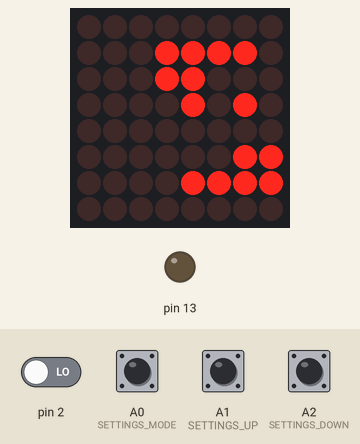
Simulated run of this sketch. Board: Arduino Uno, built with avr-gcc and run on an emulated ATmega328P. On the bench: 8×8 LED matrix, output pins drawn as LEDs (lit = HIGH). Wiring (inferred from the names in the program): DS3231 clock at I2C address 0x68. The inputs (shaded band) are chosen by the test bench; at power-on: A0 (SETTINGS_MODE), A1 (SETTINGS_UP), A2 (SETTINGS_DOWN) HIGH, pin 2 LOW. The local clock reads 2024-03-15 10:24:30 at power-on unless the sketch sets it.

Above: at 1.2 s.
1.3 s: A0 (SETTINGS_MODE) pulled LOW for 3.2 s
At 5.2 s:
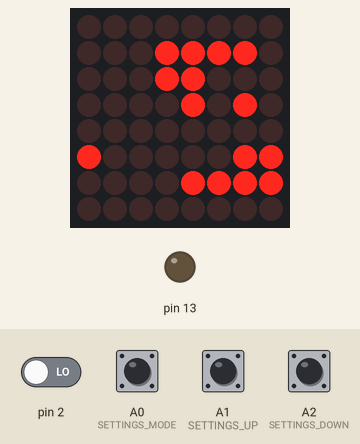
6.0 s: A1 (SETTINGS_UP) pulled LOW for 1 s
At 7.9 s:
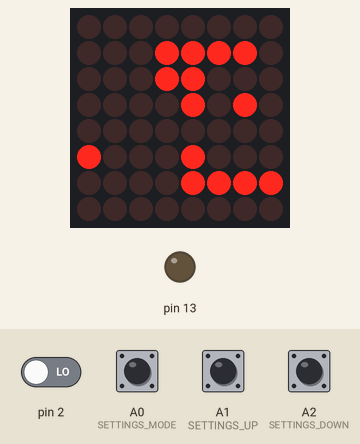
8.5 s: A0 (SETTINGS_MODE) pulled LOW for 0.15 s
At 9.1 s:
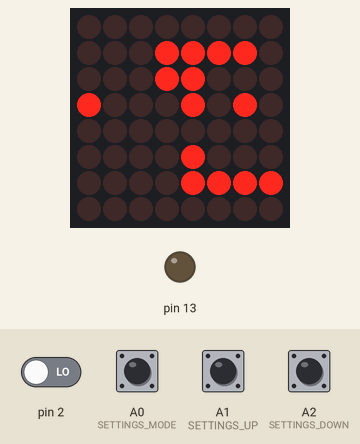
10.2 s: A2 (SETTINGS_DOWN) pulled LOW for 0.15 s
At 11.5 s:
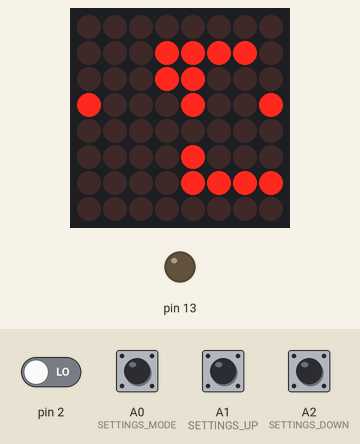
11.9 s: A2 (SETTINGS_DOWN) pulled LOW for 1 s
At 13.5 s:
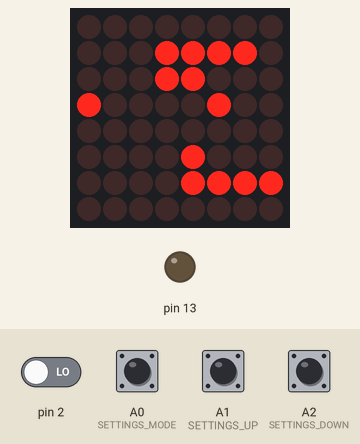
14.4 s: A0 (SETTINGS_MODE) pulled LOW for 1 s
At 16.7 s:
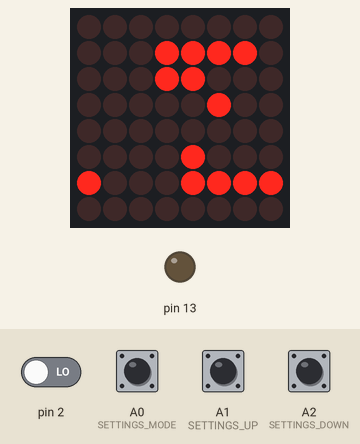
Timing chart, 0 to 17.9 s (numbered marks = the images above; inputs shaded):
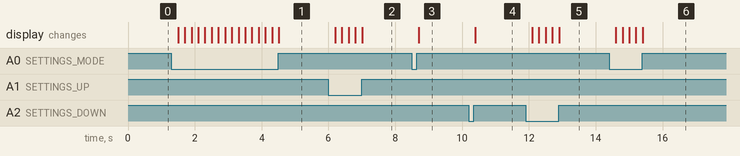

The sketch:

binary_clock.ino
```cpp
#include <Wire.h>
#include "LedControlMS.h"

// Кнопки настроек
#define SETTINGS_MODE A0  // Выбор режима
#define SETTINGS_UP A1    // Вверх
#define SETTINGS_DOWN  A2 // Вниз

// Адрес модуля ds3231 на шине I2C
#define DS3231_I2C_ADDRESS 0x68

// Объект для работы со светодиодной матрицей
/*
 * Подключение
 * DIN - 12
 * CS  - 11
 * CLK - 10
 */
LedControl lc = LedControl(12,10,11,1);

// Режимы настроек
enum Setting
{
  sSET_DAY = 1,
  sSET_MONTH = 2,
  sSET_HOUR = 3,
  sSET_MINUTE = 4,
  sSET_SHOW_SECONDS = 5,
  sSET_BRIGHTNESS = 6
};

// Столбцы на светодиодной матрице для отображения
// того или иного параметра времени
enum LcRow
{
  lrSECOND = 1,
  lrMINUTE = 2,
  lrHOUR = 3,
  lrMONTH = 5,
  lrDAY = 6
};

boolean settingsMode = false;   // Находимся ли в режиме настроек
byte currentSetting = 0;        // Текущий режим настроек (enum Setting)
byte showSeconds = 0xFF;        // Показывать ли секунды
byte brightness = 5;            // Яркость, от 0 до 8

// Текущее время
struct Time
{
  byte second;        // 0-59
  byte minute;        // 0-59
  byte hour;          // 1-23
  byte dayOfWeek;     // 1-7
  byte dayOfMonth;    // 1-28/29/30/31
  byte month;         // 1-12
  byte year;
} time_;

// Функции перевода чисел для работы с модулем RTC
byte decToBcd(byte val){
  return ( (val/10*16) + (val%10) );
}

byte bcdToDec(byte val){
  return ( (val/16*10) + (val%16) );
}

// Установка времени в модуль RTC DS3231
void setDateDs3231(Time t)
{
   Wire.beginTransmission(DS3231_I2C_ADDRESS);
   Wire.write(0);
   Wire.write(decToBcd(t.second));
   Wire.write(decToBcd(t.minute));
   Wire.write(decToBcd(t.hour));
   Wire.write(decToBcd(t.dayOfWeek));
   Wire.write(decToBcd(t.dayOfMonth));
   Wire.write(decToBcd(t.month));
   Wire.write(decToBcd(t.year));
   Wire.endTransmission();
}

// Получение текущего времени из модуля RTC
void getDateDs3231(Time& t)
{
  Wire.beginTransmission(DS3231_I2C_ADDRESS);
  Wire.write(0);
  Wire.endTransmission();

  Wire.requestFrom(DS3231_I2C_ADDRESS, 7);

  t.second     = bcdToDec(Wire.read() & 0x7f);
  t.minute     = bcdToDec(Wire.read());
  t.hour       = bcdToDec(Wire.read() & 0x3f);
  t.dayOfWeek  = bcdToDec(Wire.read());
  t.dayOfMonth = bcdToDec(Wire.read());
  t.month      = bcdToDec(Wire.read());
  t.year       = bcdToDec(Wire.read());
}

//включает выход SQW в DS3231, который вроде выключен по умолчанию
void setINT()
{
  Wire.beginTransmission(DS3231_I2C_ADDRESS);
  Wire.write(0x0E);
  Wire.write(0x0);
  Wire.endTransmission();
}

// Первоначальная настройка светодиодной матрицы
void setupMatrix() {
  lc.shutdown(0, false);          // Включаем матрицу
  lc.setIntensity(0, brightness); // Устанавливаем яркость
  lc.clearDisplay(0);             // Очищаем дисплей
}

// Обновлять дисплей будем раз в секунду по прерыванию с ds3231
volatile bool needToUpdate = true;

void changeUpdate() {
  needToUpdate = true;
}

// Отображаем текущее время на матрице
void showDateTime(Time t)
{
  lc.setRow(0, lrSECOND, t.second & showSeconds);
  lc.setRow(0, lrMINUTE, t.minute);
  lc.setRow(0, lrHOUR, t.hour);

  lc.setRow(0, lrMONTH, t.month);
  lc.setRow(0, lrDAY, t.dayOfMonth);
}

// Обновление времени на матрице
void updateTime()
{
  // Выключим обновление на следующий такт цикла - будем ждать прерывания
  needToUpdate = false;
  // Читаем время из модуля
  getDateDs3231(time_);
  // И показываем его
  showDateTime(time_);
}

// Как будут отображаться настройки для того или иного режима
// В текущей реализации - показыватся точечка в самом верху
// над тем параметром, который изменяем
void showSettings( byte setting_mode )
{
  switch( setting_mode )
  {
    case sSET_DAY:
      lc.setRow(0, lrSECOND, time_.second & showSeconds);
      lc.setRow(0, lrMINUTE, time_.minute);
      lc.setRow(0, lrHOUR, time_.hour);

      lc.setRow(0, lrMONTH, time_.month);
      lc.setRow(0, lrDAY, time_.dayOfMonth | 0x80);
      break;
    case sSET_MONTH:
      lc.setRow(0, lrSECOND, time_.second & showSeconds);
      lc.setRow(0, lrMINUTE, time_.minute);
      lc.setRow(0, lrHOUR, time_.hour);

      lc.setRow(0, lrMONTH, time_.month | 0x80);
      lc.setRow(0, lrDAY, time_.dayOfMonth);
      break;
    case sSET_HOUR:
      lc.setRow(0, lrSECOND, time_.second & showSeconds);
      lc.setRow(0, lrMINUTE, time_.minute);
      lc.setRow(0, lrHOUR, time_.hour | 0x80);

      lc.setRow(0, lrMONTH, time_.month);
      lc.setRow(0, lrDAY, time_.dayOfMonth);
      break;
    case sSET_MINUTE:
      lc.setRow(0, lrSECOND, time_.second & showSeconds);
      lc.setRow(0, lrMINUTE, time_.minute | 0x80);
      lc.setRow(0, lrHOUR, time_.hour);

      lc.setRow(0, lrMONTH, time_.month);
      lc.setRow(0, lrDAY, time_.dayOfMonth);
      break;
    case sSET_SHOW_SECONDS:
      lc.setRow(0, lrSECOND, time_.second  & showSeconds | 0x80);
      lc.setRow(0, lrMINUTE, time_.minute);
      lc.setRow(0, lrHOUR, time_.hour);

      lc.setRow(0, lrMONTH, time_.month);
      lc.setRow(0, lrDAY, time_.dayOfMonth);
      break;
    case sSET_BRIGHTNESS:
      // Для изменения яркости зальём все пиксели
      for( byte i = 0; i < 8; i++ )
        lc.setRow(0, i, 0xFF);
      break;
  }
}

// Увеличение значения параметра
void upSetting( byte setting )
{
  switch( setting )
  {
    case sSET_DAY:
      time_.dayOfMonth++;
      if( time_.dayOfMonth > 31 )
        time_.dayOfMonth = 1;
      break;
    case sSET_MONTH:
      time_.month++;
      if( time_.month > 12 )
        time_.month = 1;
      break;
    case sSET_HOUR:
      time_.hour++;
      if( time_.hour > 23 )
        time_.hour = 0;
      break;
    case sSET_MINUTE:
      time_.minute++;
      if( time_.minute > 59 )
        time_.minute = 0;
      break;
    case sSET_SHOW_SECONDS:
      if( showSeconds == 0xFF ) showSeconds = 0x00;
      else showSeconds = 0xFF;
      break;
    case sSET_BRIGHTNESS:
      if( brightness <= 8 ) brightness++;
      lc.setIntensity(0, brightness);
      break;
  }
}

// Уменьшение значения параметра
void downSetting( byte setting )
{
  switch( setting )
  {
    case sSET_DAY:
      time_.dayOfMonth--;
      if( time_.dayOfMonth < 1 )
        time_.dayOfMonth = 31;
      break;
    case sSET_MONTH:
      time_.month--;
      if( time_.month < 1 )
        time_.month = 12;
      break;
    case sSET_HOUR:
      time_.hour--;
      if( time_.hour > 0x90 )
        time_.hour = 23;
      break;
    case sSET_MINUTE:
      time_.minute--;
      if( time_.minute > 0x90 )
        time_.minute = 59;
      break;
    case sSET_SHOW_SECONDS:
      if( showSeconds == 0xFF ) showSeconds = 0x00;
      else showSeconds = 0xFF;
      break;
    case sSET_BRIGHTNESS:
      if( brightness > 0 ) brightness--;
      lc.setIntensity(0,brightness);
      break;
  }
}

// Настройка
void setup() {
  Wire.begin();
  pinMode(13, OUTPUT);
  pinMode(SETTINGS_MODE, INPUT_PULLUP);
  pinMode(SETTINGS_UP, INPUT_PULLUP);
  pinMode(SETTINGS_DOWN, INPUT_PULLUP);

  setINT();         // Настроим модуль RTC
  setupMatrix();    // Настроим матрицу
  // Подключим обработчик прерывания с RTC модуля
  attachInterrupt(0, changeUpdate, RISING);
}

void loop(){
  if( needToUpdate && !settingsMode )
    updateTime();

  // Нажатие на кнопку выбора режима
  if( !digitalRead(SETTINGS_MODE) )
  {
    delay(200);
    settingsMode = true;
    // Переходим от одного пункта к другому
    if( currentSetting < sSET_BRIGHTNESS )
      currentSetting++;
    // Если прошли последний - запишем время в модуль DS3231
    // (вдруг изменили в режиме настроек)
    // и выйдем из режима настроек
    else
    {
      setDateDs3231(time_);
      currentSetting = 0;
      settingsMode = false;
      lc.clearDisplay(0);
    }
  }

  // Режим настроек
  if( settingsMode )
  {
    showSettings( currentSetting );
    // Нажатие кнопки вверх
    if( !digitalRead(SETTINGS_UP) )
    {
      upSetting( currentSetting );
      delay(200);
    }
    // Нажатие кнопки вниз
    if( !digitalRead(SETTINGS_DOWN) )
    {
      downSetting( currentSetting );
      delay(200);
    }
  }
}
```

Measured:
- after the input at 1.3 s, the display: first changes after 0.20 s (image 1 shows a later state)
- after the input at 6.0 s, the display: first changes after 0.20 s (image 2 shows a later state)
- after the input at 8.5 s, the display: changes after 0.20 s (image 3)
- after the input at 10.2 s, the display: changes after 0.20 s (image 4)
- after the input at 11.9 s, the display: first changes after 0.20 s (image 5 shows a later state)
- after the input at 14.4 s, the display: first changes after 0.20 s (image 6 shows a later state)
